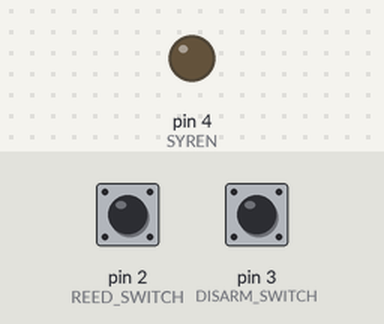
A sketch run on a simulated Arduino Uno, built with avr-gcc and run on an emulated ATmega328P. Shown: output pins drawn as LEDs (lit = HIGH). The test bench sets the inputs (shaded band); at power-on: pin 3 (DISARM_SWITCH) HIGH, pin 2 (REED_SWITCH) HIGH. The modem accepts every AT command (registered, SIM ready, sends succeed) and sends nothing else.

Above: at 4.2 s.
4.3 s: pin 3 (DISARM_SWITCH) pulled LOW for 1 s
At 20.4 s:
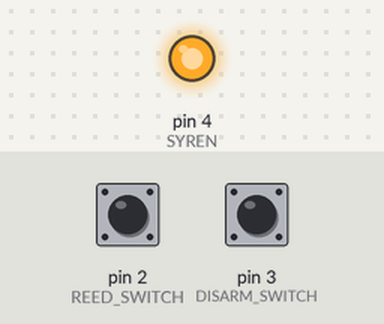
Timing chart, 0 to 20.8 s (numbered marks = the images above; inputs shaded):
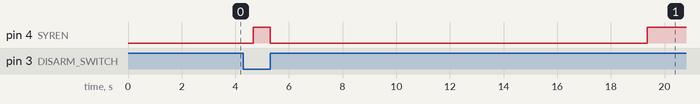

The sketch:

alt.ino
```cpp
// (licence header left out)
// gsm module
#include <SoftwareSerial.h>
SoftwareSerial gsm_conn(11, 12); // 11 -> TX; 12 -> RX

// pins
#define REED_SWITCH 2
#define DISARM_SWITCH 3
#define SYREN 4

// config
#define TIME_FOR_DISARMING 3000       // in ms
#define DISARMED_STATE_DURATION 10000 // in ms
#define ALARM_DURATION 15000          // in ms, add time for disarming

bool is_alarm_triggerable = true;

bool is_sms_sent = false;

bool is_alarm_disarmed = false;
unsigned long when_alarm_disarmed;

bool is_alarm_toggled = false;
unsigned long when_alarm_toggled;

// Turns on a syren and sends an sms when door is opened and alarm is not disarmed and has not been disabled
void toggle_alarm()
{
    if (digitalRead(REED_SWITCH) && !is_alarm_disarmed && is_alarm_triggerable)
    {
        if (!is_alarm_toggled)
        {
            when_alarm_toggled = millis();
            is_alarm_toggled = true;
        }
        else if (millis() - when_alarm_toggled > TIME_FOR_DISARMING)
        {
            if (!is_sms_sent)
            {
                gsm_conn.print("AT+CMGF=1\r");
                delay(100);
                gsm_conn.print("AT+CMGS=\"+48XXXXXXXXX\"\r"); // replace X's with your phone number
                delay(500);
                gsm_conn.print("OTWORZONO DRZWI, Alarm włączony"); // replace with your own message
                delay(500);
                gsm_conn.print((char)26);
                delay(500);
                gsm_conn.println();
            }
            is_sms_sent = true;
            digitalWrite(SYREN, HIGH);
        }
    }
}

// turns off a syren when alarm disarmed or when alarm was toggled for longer than specified.
// When alarm was running for longer than specified, it is disabled and cannot be triggered, untill disarmed.
void turn_off_alarm()
{
    if (is_alarm_disarmed || (is_alarm_toggled && millis() - when_alarm_toggled > ALARM_DURATION))
    {
        is_alarm_triggerable = is_alarm_disarmed;
        is_sms_sent = is_alarm_toggled = false;
        digitalWrite(SYREN, LOW);
    }
}

void arm_or_disarm_alarm()
{
    // disarming an alarm
    if (!digitalRead(DISARM_SWITCH))
    {
        is_alarm_disarmed = is_alarm_triggerable = true;
        is_alarm_toggled = false;
        when_alarm_disarmed = millis();
        while (!digitalRead(DISARM_SWITCH))
        {
            // while pressed do nothing
        }
    }

    // arming an alarm
    if (millis() - when_alarm_disarmed > DISARMED_STATE_DURATION)
    {
        is_alarm_disarmed = false;
    }
}

void setup()
{
    pinMode(REED_SWITCH, INPUT_PULLUP);
    pinMode(DISARM_SWITCH, INPUT_PULLUP);
    pinMode(SYREN, OUTPUT);
    gsm_conn.begin(9600);
}

void loop()
{
    arm_or_disarm_alarm();
    toggle_alarm();
    turn_off_alarm();
}
```
